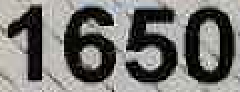
#> input picture NumberDiscriminate/data/images/1650s_0.png, 120 x 46 px, found by its file name (shown 2 times larger); its folder holds only this picture in this run
$ python cut_single_numbers.py
#> lines starting #> are read from the running program, lines starting #| are printed output that depends on the picture
from PIL import Image
from pylab import *
import os


file_id = [0] * 10
images_path = r'.\data\images\\'
for f in os.listdir(images_path):
    file_path = os.path.join(images_path, f)
    image = Image.open(file_path)
#> image is the input picture: PIL image 120x46 RGB; mean R, G, B 117.9, 117, 114
    slice_images = []
    n_slice_images = 4
    for i in range(n_slice_images):
        slice_images.append(image.crop(((image.size[0] / n_slice_images) * i, 0, (image.size[0] / n_slice_images) * (i + 1), image.size[1])))
#> after the loop, slice_images = 4 items

    for i in range(n_slice_images):
        if f[i] != '_':
            slice_path = r'.\data\single_images\\' + f[i] + "-" + str(file_id[int(f[i])]) + ".jpg"
            slice_images[i].save(slice_path)
            file_id[int(f[i])] += 1
            print(slice_path)
#> this loop made 4 passes
#> pass 1, `slice_images[i].save(slice_path)`:
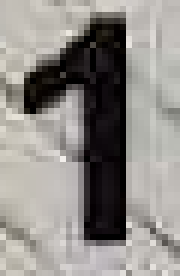
#> saved as 1-0.jpg: PIL image 30x46 RGB (shown 6 times larger); mean R, G, B 143.6, 140.2, 136.1
#> pass 2, `slice_images[i].save(slice_path)`:
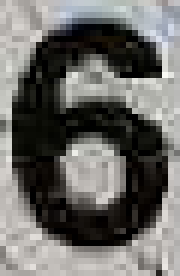
#> saved as 6-0.jpg: PIL image 30x46 RGB (shown 6 times larger); mean R, G, B 107.1, 106.2, 103
#> after the loop, file_id = [1, 1, 0, 0, 0, 1, 1, 0, 0, 0]


file_id = 0
images_path = r'.\data\images\\'
for f in os.listdir(images_path):
    file_path = os.path.join(images_path, f)
    image = Image.open(file_path)
    slice_images = []
    n_slice_images = 4
    for i in range(n_slice_images):
        slice_images.append(image.crop(((image.size[0] / n_slice_images) * i, 0, (image.size[0] / n_slice_images) * (i + 1), image.size[1])))

    for i in range(n_slice_images):
        if f[i] == '_':
            slice_path = r'.\data\single_images\\' + f[i] + "-" + str(file_id) + ".jpg"
            slice_images[i].save(slice_path)
            file_id += 1
            print(slice_path)
#> after the loop, file_id = 0

$ run again, on NumberDiscriminate/data/images/2848a_0.png
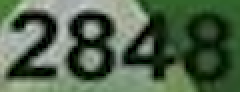
#> input picture NumberDiscriminate/data/images/2848a_0.png, 120 x 46 px, found by its file name (shown 2 times larger)
#> image is the input picture: PIL image 120x46 RGB; mean R, G, B 80.1, 99, 75.9
#> after the loop `for i in range(n_slice_images):`: slice_images = 4 items
#> the loop `for i in range(n_slice_images):` made 4 passes
#> pass 1, `slice_images[i].save(slice_path)`:
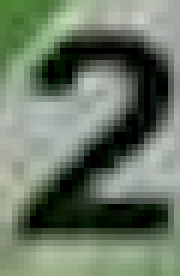
#> saved as 2-0.jpg: PIL image 30x46 RGB (shown 6 times larger); mean R, G, B 105.8, 119.1, 101.3
#> pass 2, `slice_images[i].save(slice_path)`:
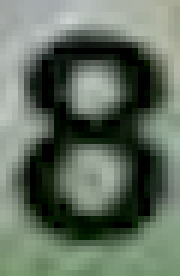
#> saved as 8-0.jpg: PIL image 30x46 RGB (shown 6 times larger); mean R, G, B 96.4, 108.7, 94.6
#> after the loop `for i in range(n_slice_images):`: file_id = [0, 0, 1, 0, 1, 0, 0, 0, 2, 0]
#> after the loop `for i in range(n_slice_images):`: file_id = 0
